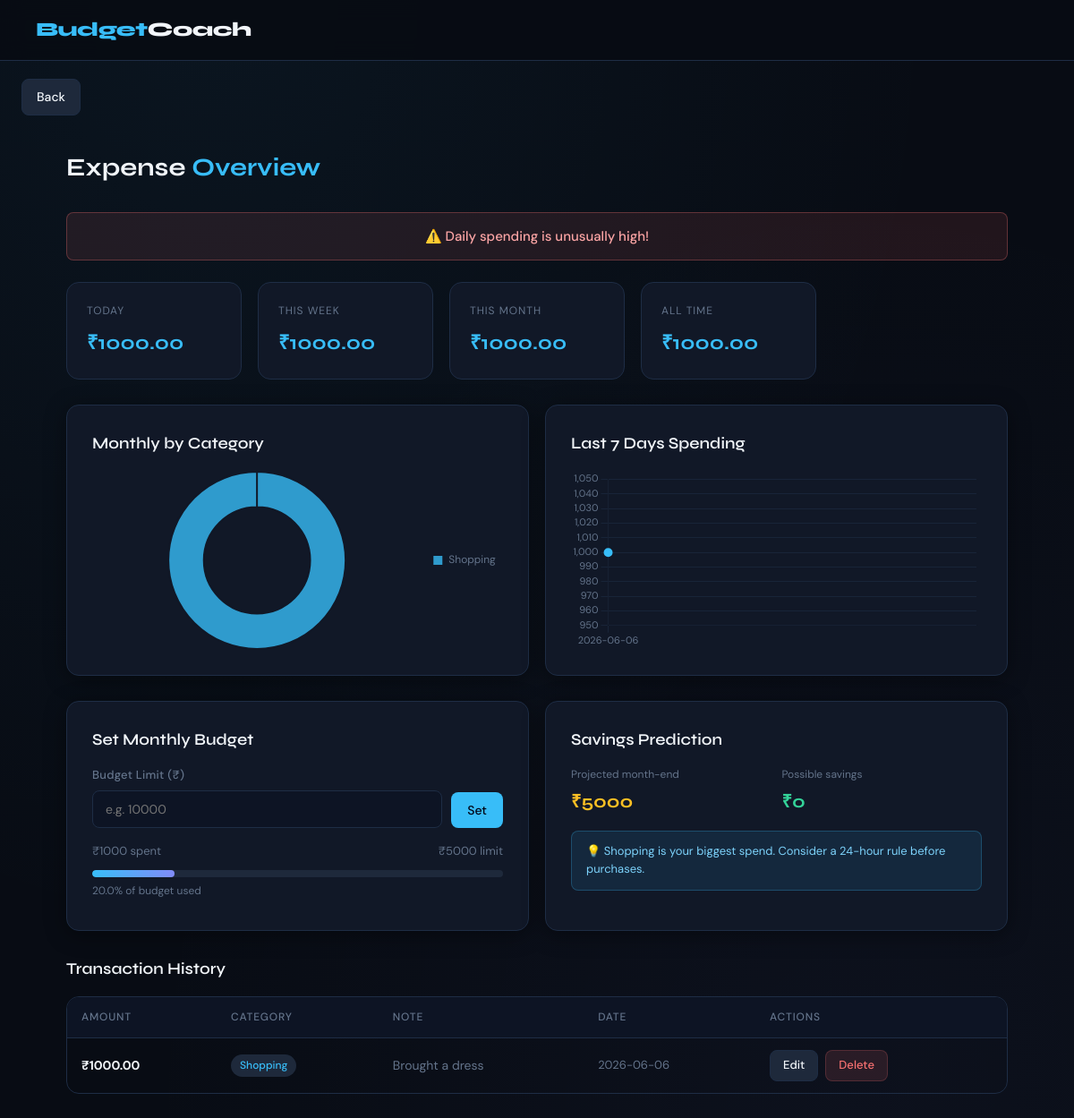
The app's page /view-expenses (signed in) with its own data.
### tables this page shows
CREATE TABLE budget(
        user_id INTEGER PRIMARY KEY,
        monthly_limit REAL,
        daily_target REAL DEFAULT 500
    );

CREATE TABLE expenses(
        id INTEGER PRIMARY KEY AUTOINCREMENT,
        user_id INTEGER,
        amount REAL,
        category TEXT,
        note TEXT,
        date TEXT
    );

### app.py (the view, shortened to what this page needs)
@app.route("/view-expenses", methods=["GET", "POST"])
@login_required
def view_expenses():
    db = get_db()
    cursor = db.cursor()
    user_id = get_user_id()
    cursor.execute("""
        SELECT id, amount, category, note, date
        FROM expenses WHERE user_id=? ORDER BY date DESC
    """, (user_id,))
    expenses = cursor.fetchall()
    total = sum(exp["amount"] for exp in expenses)
    today = datetime.now().strftime("%Y-%m-%d")
    week_ago = (datetime.now() - timedelta(days=7)).strftime("%Y-%m-%d")
    current_month = datetime.now().strftime("%Y-%m")
    cursor.execute("SELECT SUM(amount) FROM expenses WHERE user_id=? AND date=?", (user_id, today))
    daily_total = cursor.fetchone()[0] or 0
    cursor.execute("SELECT SUM(amount) FROM expenses WHERE user_id=? AND date>=?", (user_id, week_ago))
    weekly_total = cursor.fetchone()[0] or 0
    cursor.execute("SELECT SUM(amount) FROM expenses WHERE user_id=? AND date LIKE ?", (user_id, f"{current_month}%"))
    monthly_total = cursor.fetchone()[0] or 0
    cursor.execute("""
        SELECT category, SUM(amount) as total
        FROM expenses WHERE user_id=? AND date LIKE ?
        GROUP BY category ORDER BY total DESC
    """, (user_id, f"{current_month}%"))
    category_data = cursor.fetchall()
    chart_labels = [r["category"] for r in category_data]
    chart_values = [r["total"] for r in category_data]
    top_monthly = chart_labels[0] if chart_labels else "None"
    cursor.execute("""
        SELECT date, SUM(amount) as total
        FROM expenses WHERE user_id=? AND date>=?
        GROUP BY date ORDER BY date ASC
    """, (user_id, week_ago))
    daily_rows = cursor.fetchall()
    daily_dates = [r["date"] for r in daily_rows]
    daily_amounts = [r["total"] for r in daily_rows]
    cursor.execute("SELECT monthly_limit, daily_target FROM budget WHERE user_id=?", (user_id,))
    budget_row = cursor.fetchone()
    monthly_limit = budget_row["monthly_limit"] if budget_row else 0
    daily_target = budget_row["daily_target"] if budget_row else 500
    warning = ""
    if monthly_limit and monthly_total > monthly_limit:
        warning = "🚨 Monthly limit exceeded!"
    elif monthly_limit and weekly_total > monthly_limit / 4:
        warning = "⚠️ High weekly spending detected!"
    elif monthly_limit and daily_total > monthly_limit / 30:
        warning = "⚠️ Daily spending is unusually high!"
    today_day = datetime.now().day
    predicted_month_end = round((monthly_total / today_day) * 30, 2) if today_day else monthly_total
    possible_saving = round(monthly_limit - predicted_month_end, 2) if monthly_limit else 0
    suggestion = ""
    if top_monthly == "Food":
        suggestion = "Food is your top expense. Try reducing outside meals and snacks."
    elif top_monthly == "Shopping":
        suggestion = "Shopping is your biggest spend. Consider a 24-hour rule before purchases."
    elif top_monthly == "Travel":
        suggestion = "Travel costs are high. Plan routes and use public transport where possible."
    elif monthly_limit and monthly_total > monthly_limit * 0.8:
        suggestion = "You've used over 80% of your monthly budget. Slow down spending."
    elif not expenses:
        suggestion = "No expenses yet. Start tracking to get smart suggestions!"
    else:
        suggestion = "Your spending looks balanced this month. Keep it up! 🎉"
    return render_template("view_expenses.html",
        expenses=expenses,
        total=total,
        daily_total=daily_total,
        weekly_total=weekly_total,
        monthly_total=monthly_total,
        monthly_limit=monthly_limit,
        daily_target=daily_target,
        warning=warning,
        predicted_month_end=predicted_month_end,
        possible_saving=possible_saving,
        suggestion=suggestion,
        chart_labels=chart_labels,
        chart_values=chart_values,
        daily_dates=daily_dates,
        daily_amounts=daily_amounts
    )

### app.py (called while the page is built)
def get_db():
    conn = sqlite3.connect("database.db")
    conn.row_factory = sqlite3.Row
    return conn

def login_required(f):
    from functools import wraps
    @wraps(f)
    def decorated(*args, **kwargs):
        if "user_id" not in session:
            return redirect("/")
        return f(*args, **kwargs)
    return decorated

def get_user_id():
    return session["user_id"]

### templates/view_expenses.html (shortened to what this page needs)
<!DOCTYPE html>
<html lang="en">
<head>
    <link rel="stylesheet" href="/static/css/style.css">
</head>
<body>
<div class="top-header">
    <div class="logo">Budget<span>Coach</span></div>
</div>
<a href="/dashboard" class="back-btn">Back</a>
<div class="page-wrap">
    <div class="page-title">Expense <span>Overview</span></div>
    {% if warning %}
    <div class="warning-banner fade-up">{{ warning }}</div>
    {% endif %}
    <div class="cards-grid fade-up" style="grid-template-columns: repeat(auto-fill, minmax(180px,1fr)); margin-bottom:28px;">
        <div class="stat-card">
            <div class="stat-label">Today</div>
            <div class="stat-value" style="font-size:22px;">₹{{ "%.2f"|format(daily_total) }}</div>
        </div>
        <div class="stat-card">
            <div class="stat-label">This Week</div>
            <div class="stat-value" style="font-size:22px;">₹{{ "%.2f"|format(weekly_total) }}</div>
        </div>
        <div class="stat-card">
            <div class="stat-label">This Month</div>
            <div class="stat-value" style="font-size:22px;">₹{{ "%.2f"|format(monthly_total) }}</div>
        </div>
        <div class="stat-card">
            <div class="stat-label">All Time</div>
            <div class="stat-value" style="font-size:22px;">₹{{ "%.2f"|format(total) }}</div>
        </div>
    </div>
    {% if chart_labels %}
    <div style="display:grid; grid-template-columns:1fr 1fr; gap:18px; margin-bottom:28px;" class="fade-up fade-up-1">
        <div class="card">
            <div class="section-title">Monthly by Category</div>
            <div class="chart-wrap" style="height:200px;">
                <canvas id="pieChart"></canvas>
            </div>
        </div>
        <div class="card">
            <div class="section-title">Last 7 Days Spending</div>
            <div class="chart-wrap" style="height:200px;">
                <canvas id="lineChart"></canvas>
            </div>
        </div>
    </div>
    {% endif %}
    <div style="display:grid; grid-template-columns:1fr 1fr; gap:18px; margin-bottom:28px;" class="fade-up fade-up-2">
        <div class="card">
            <div class="section-title">Set Monthly Budget</div>
            <form method="post" style="display:flex; gap:10px; align-items:flex-end;">
                <div class="form-group" style="flex:1; margin:0;">
                    <label>Budget Limit (₹)</label>
                    <input type="number" name="limit" placeholder="e.g. 10000" min="1" required>
                </div>
                <button type="submit" style="white-space:nowrap; padding:11px 18px;">Set</button>
            </form>
            {% if monthly_limit %}
            <div style="margin-top:16px;">
                <div class="flex justify-between" style="font-size:13px; color:var(--muted); margin-bottom:6px;">
                    <span>₹{{ "%.0f"|format(monthly_total) }} spent</span>
                    <span>₹{{ "%.0f"|format(monthly_limit) }} limit</span>
                </div>
                {% set pct = [(monthly_total / monthly_limit * 100)|round(1), 100]|min %}
                <div class="progress-wrap">
                    <div class="progress-bar {% if pct >= 90 %}over{% endif %}" style="width:{{ pct }}%;"></div>
                </div>
                <div style="font-size:12px; color:var(--muted); margin-top:6px;">{{ pct }}% of budget used</div>
            </div>
            {% endif %}
        </div>
        <div class="card">
            <div class="section-title">Savings Prediction</div>
            <div style="display:grid; grid-template-columns:1fr 1fr; gap:12px; margin-top:8px;">
                <div>
                    <div style="font-size:12px; color:var(--muted); margin-bottom:4px;">Projected month-end</div>
                    <div style="font-family:'Syne',sans-serif; font-size:20px; font-weight:700; color:var(--warn);">
                        ₹{{ "%.0f"|format(predicted_month_end) }}
                    </div>
                </div>
                <div>
                    <div style="font-size:12px; color:var(--muted); margin-bottom:4px;">Possible savings</div>
                    <div style="font-family:'Syne',sans-serif; font-size:20px; font-weight:700;
                        color:{% if possible_saving >= 0 %}var(--accent3){% else %}var(--danger){% endif %};">
                        ₹{{ "%.0f"|format(possible_saving) }}
                    </div>
                </div>
            </div>
            <div class="alert alert-info" style="margin-top:16px; font-size:13px;">
                💡 {{ suggestion }}
            </div>
        </div>
    </div>
    <div class="section-title fade-up fade-up-3">Transaction History</div>
    {% if expenses %}
    <div class="table-wrap fade-up fade-up-4">
        <table>
            <thead>
                <tr>
                    <th>Amount</th>
                    <th>Category</th>
                    <th>Note</th>
                    <th>Date</th>
                    <th>Actions</th>
                </tr>
            </thead>
            <tbody>
            {% for exp in expenses %}
            <tr>
                <td><strong>₹{{ "%.2f"|format(exp['amount']) }}</strong></td>
                <td><span class="category-badge">{{ exp['category'] }}</span></td>
                <td style="color:var(--muted);">{{ exp['note'] }}</td>
                <td style="color:var(--muted); font-size:13px;">{{ exp['date'] }}</td>
                <td>
                    <div style="display:flex; gap:8px;">
                        <a href="/edit-expense/{{ exp['id'] }}" class="btn btn-secondary btn-sm">Edit</a>
                        <a href="/delete-expense/{{ exp['id'] }}" class="btn btn-danger btn-sm"
                           onclick="return confirm('Delete this expense?')">Delete</a>
                    </div>
                </td>
            </tr>
            {% endfor %}
            </tbody>
        </table>
    </div>
    {% else %}
    <div class="card fade-up" style="text-align:center; padding:48px; color:var(--muted);">
        <div style="font-size:40px; margin-bottom:12px;">📭</div>
        <p>No expenses yet. <a href="/add-expense">Add your first one</a></p>
    </div>
    {% endif %}
</div>
{% if chart_labels %}
<script>
const chartDefaults = {
    font: { family: "'DM Sans', sans-serif" },
    color: '#64748b'
};
Chart.defaults.font.family = chartDefaults.font.family;
Chart.defaults.color = chartDefaults.color;
// Pie chart
const pieCtx = document.getElementById('pieChart').getContext('2d');
new Chart(pieCtx, {
    type: 'doughnut',
    data: {
        labels: {{ chart_labels | tojson }},
        datasets: [{
            data: {{ chart_values | tojson }},
            backgroundColor: [
                'rgba(56,189,248,0.8)',
                'rgba(129,140,248,0.8)',
                'rgba(52,211,153,0.8)',
                'rgba(251,191,36,0.8)',
                'rgba(248,113,113,0.8)',
                'rgba(167,139,250,0.8)',
                'rgba(94,234,212,0.8)',
                'rgba(253,186,116,0.8)',
            ],
            borderColor: '#111827',
            borderWidth: 2
        }]
    },
    options: {
        responsive: true,
        maintainAspectRatio: false,
        plugins: {
            legend: { position: 'right', labels: { boxWidth: 12, padding: 12, font: { size: 12 } } }
        },
        cutout: '60%'
    }
});
// Line chart
const lineCtx = document.getElementById('lineChart').getContext('2d');
new Chart(lineCtx, {
    type: 'line',
    data: {
        labels: {{ daily_dates | tojson }},
        datasets: [{
            label: 'Spending (₹)',
            data: {{ daily_amounts | tojson }},
            borderColor: '#38bdf8',
            backgroundColor: 'rgba(56,189,248,0.08)',
            borderWidth: 2,
            pointBackgroundColor: '#38bdf8',
            pointRadius: 4,
            tension: 0.4,
            fill: true
        }]
    },
    options: {
        responsive: true,
        maintainAspectRatio: false,
        plugins: { legend: { display: false } },
        scales: {
            x: { grid: { color: 'rgba(30,45,69,0.6)' }, ticks: { font: { size: 11 } } },
            y: { grid: { color: 'rgba(30,45,69,0.6)' }, ticks: { font: { size: 11 } } }
        }
    }
});
</script>
{% endif %}
</body>
</html>

### records on screen
budget: monthly_limit "5000"
expenses: amount "1000.00", category "Shopping", note "Brought a dress", date "2026-06-06"

### other values on screen
{{ warning }} "⚠️ Daily spending is unusually high!"
{{ "%.2f"|format(daily_total) }} "1000.00"
{{ "%.2f"|format(weekly_total) }} "1000.00"
{{ "%.2f"|format(monthly_total) }} "1000.00"
{{ "%.2f"|format(total) }} "1000.00"
{{ "%.0f"|format(monthly_total) }} "1000"
{{ pct }} "20.0"
{{ "%.0f"|format(predicted_month_end) }} "5000"
{{ "%.0f"|format(possible_saving) }} "0"
{{ suggestion }} "Shopping is your biggest spend. Consider a 24-hour rule before purchases."
chart data {{ chart_labels | tojson }} ["Shopping"]
chart data {{ daily_dates | tojson }} ["2026-06-06"]
